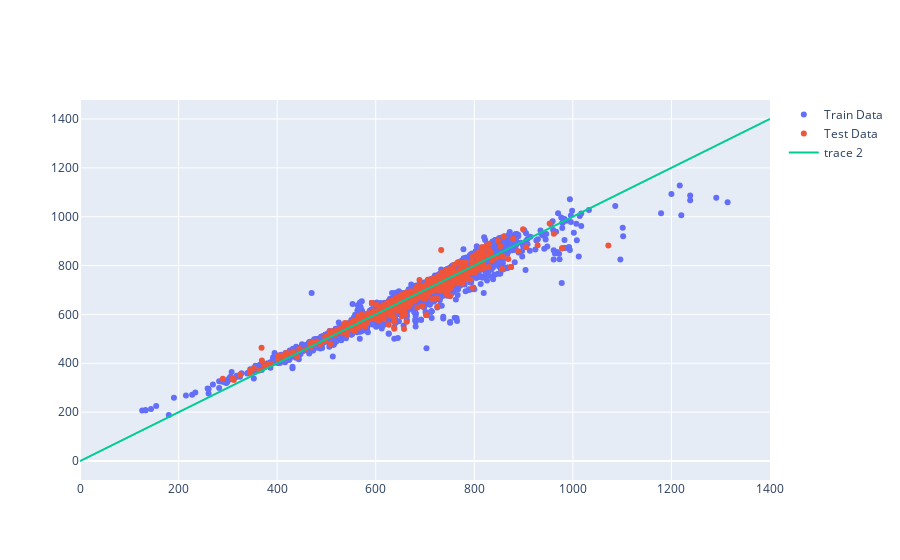

The notebook cell this image was saved under:
### Markdown cell above
**<font color=red> Problem </font>** Make a plotly figure for the parity plot, and add hovertext for the molecule names.

### Code cell
import plotly.graph_objects as go
fig1 = go.Figure()
fig1.add_trace(go.Scatter(x = Train['critical temperature (K)'], y= pred_train, text=Train['name'],mode='markers',
                         name = 'Train Data',  
               hovertemplate = '%{text} <extra></extra>'+'%{text}' + '<br>experimental crit temp(K)=%{x}'+ '<br>predicted crit temp (K)'))
fig1.add_trace(go.Scatter(x = Test['critical temperature (K)'], y= pred_test, text=Train['name'],mode='markers',
                          name = 'Test Data', 
                          hovertemplate = '%{text} <extra></extra>'+'%{text}' + '<br>experimental crit temp(K)=%{x}'+ '<br>predicted crit temp (K)'))
fig1.add_trace(go.Scatter(x = [0,1400], y= [0,1400],mode='lines'))
                       
fig1.show()

### Figure 1 — Plotly figure (JSON) as saved in the notebook; plotly's stock layout.template omitted (floating-point values rounded to 4 significant figures; data arrays with more than 128 entries replaced by an {"elided": "..."} marker saying what was removed)
{"data": [{"hovertemplate": "%{text} <extra></extra>%{text}<br>experimental crit temp(K)=%{x}<br>predicted crit temp (K)", "mode": "markers", "name": "Train Data", "text": {"elided": "5427 str values"}, "type": "scatter", "x": {"elided": "5427 float values"}, "y": {"elided": "5427 float values"}}, {"hovertemplate": "%{text} <extra></extra>%{text}<br>experimental crit temp(K)=%{x}<br>predicted crit temp (K)", "mode": "markers", "name": "Test Data", "text": {"elided": "5427 str values"}, "type": "scatter", "x": {"elided": "604 float values"}, "y": {"elided": "604 float values"}}, {"mode": "lines", "type": "scatter", "x": [0, 1400], "y": [0, 1400]}], "layout": {}}
